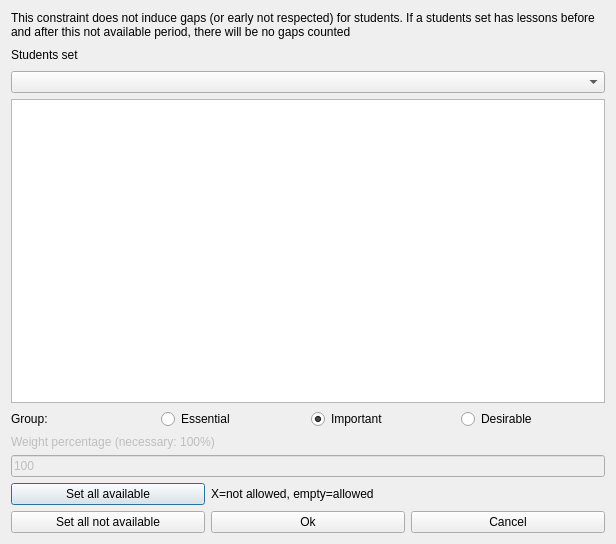
<?xml version="1.0" encoding="UTF-8"?>
<ui version="4.0">
 <class>ModifyConstraintStudentsSetNotAvailableTimesForm_template</class>
 <widget class="QDialog" name="ModifyConstraintStudentsSetNotAvailableTimesForm_template">
  <property name="geometry">
   <rect>
    <x>0</x>
    <y>0</y>
    <width>616</width>
    <height>544</height>
   </rect>
  </property>
  <property name="windowTitle">
   <string extracomment="This is the title of the dialog to modify a constraint of this type">Modify students set not available times</string>
  </property>
  <layout class="QVBoxLayout" name="verticalLayout">
   <item>
    <widget class="QLabel" name="textLabel1">
     <property name="sizePolicy">
      <sizepolicy hsizetype="Minimum" vsizetype="Minimum">
       <horstretch>0</horstretch>
       <verstretch>0</verstretch>
      </sizepolicy>
     </property>
     <property name="text">
      <string>This constraint does not induce gaps (or early not respected) for students. If a students set has lessons before and after this not available period, there will be no gaps counted</string>
     </property>
     <property name="wordWrap">
      <bool>true</bool>
     </property>
    </widget>
   </item>
   <item>
    <layout class="QGridLayout" name="studentsGridLayout">
     <item row="1" column="0" colspan="2">
      <widget class="QComboBox" name="studentsComboBox">
       <property name="editable">
        <bool>false</bool>
       </property>
       <property name="insertPolicy">
        <enum>QComboBox::NoInsert</enum>
       </property>
       <property name="autoCompletion">
        <bool>false</bool>
       </property>
       <property name="duplicatesEnabled">
        <bool>false</bool>
       </property>
      </widget>
     </item>
     <item row="0" column="1">
      <spacer name="spacer1">
       <property name="orientation">
        <enum>Qt::Horizontal</enum>
       </property>
       <property name="sizeType">
        <enum>QSizePolicy::Expanding</enum>
       </property>
       <property name="sizeHint" stdset="0">
        <size>
         <width>111</width>
         <height>20</height>
        </size>
       </property>
      </spacer>
     </item>
     <item row="0" column="0">
      <widget class="QLabel" name="studentsTextLabel">
       <property name="frameShape">
        <enum>QFrame::NoFrame</enum>
       </property>
       <property name="frameShadow">
        <enum>QFrame::Plain</enum>
       </property>
       <property name="text">
        <string>Students set</string>
       </property>
       <property name="wordWrap">
        <bool>false</bool>
       </property>
      </widget>
     </item>
    </layout>
   </item>
   <item>
    <widget class="QTableWidget" name="notAllowedTimesTable"/>
   </item>
   <item>
    <layout class="QHBoxLayout" name="horizontalLayout_4">
     <item>
      <widget class="QLabel" name="groupTextLabel">
       <property name="text">
        <string>Group:</string>
       </property>
      </widget>
     </item>
     <item>
      <widget class="QRadioButton" name="essentialRadioButton">
       <property name="text">
        <string>Essential</string>
       </property>
      </widget>
     </item>
     <item>
      <widget class="QRadioButton" name="importantRadioButton">
       <property name="text">
        <string>Important</string>
       </property>
       <property name="checked">
        <bool>true</bool>
       </property>
      </widget>
     </item>
     <item>
      <widget class="QRadioButton" name="desirableRadioButton">
       <property name="text">
        <string>Desirable</string>
       </property>
      </widget>
     </item>
    </layout>
   </item>
   <item>
    <layout class="QVBoxLayout" name="weightBoxLayout">
     <item>
      <widget class="QLabel" name="weightTextLabel">
       <property name="enabled">
        <bool>false</bool>
       </property>
       <property name="frameShape">
        <enum>QFrame::NoFrame</enum>
       </property>
       <property name="frameShadow">
        <enum>QFrame::Plain</enum>
       </property>
       <property name="text">
        <string>Weight percentage (necessary: 100%)</string>
       </property>
       <property name="wordWrap">
        <bool>false</bool>
       </property>
      </widget>
     </item>
     <item>
      <widget class="QLineEdit" name="weightLineEdit">
       <property name="enabled">
        <bool>false</bool>
       </property>
       <property name="text">
        <string notr="true">100</string>
       </property>
      </widget>
     </item>
    </layout>
   </item>
   <item>
    <layout class="QGridLayout" name="buttonsGridLayout">
     <item row="0" column="0">
      <widget class="QPushButton" name="setAllAvailablePushButton">
       <property name="text">
        <string comment="It refers to time slots">Set all available</string>
       </property>
      </widget>
     </item>
     <item row="0" column="1" colspan="2">
      <widget class="QLabel" name="label">
       <property name="text">
        <string extracomment="This is an explanation in a dialog for a constraint. It says that symbol X means that this slot is not allowed, and an empty cell means that the slot is allowed">X=not allowed, empty=allowed</string>
       </property>
      </widget>
     </item>
     <item row="1" column="0">
      <widget class="QPushButton" name="setAllNotAvailablePushButton">
       <property name="text">
        <string comment="It refers to time slots">Set all not available</string>
       </property>
      </widget>
     </item>
     <item row="1" column="1">
      <widget class="QPushButton" name="okPushButton">
       <property name="text">
        <string>Ok</string>
       </property>
      </widget>
     </item>
     <item row="1" column="2">
      <widget class="QPushButton" name="cancelPushButton">
       <property name="text">
        <string>Cancel</string>
       </property>
      </widget>
     </item>
    </layout>
   </item>
  </layout>
 </widget>
 <layoutdefault spacing="6" margin="11"/>
 <resources/>
 <connections/>
</ui>
